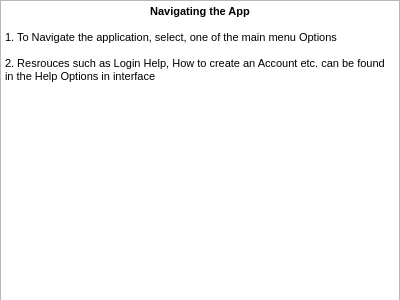
<?xml version="1.0" encoding="UTF-8"?>
<ui version="4.0">
 <class>NavigatingApp</class>
 <widget class="QDialog" name="NavigatingApp">
  <property name="geometry">
   <rect>
    <x>0</x>
    <y>0</y>
    <width>400</width>
    <height>300</height>
   </rect>
  </property>
  <property name="windowTitle">
   <string>Dialog</string>
  </property>
  <widget class="QTextBrowser" name="textBrowser">
   <property name="geometry">
    <rect>
     <x>0</x>
     <y>0</y>
     <width>400</width>
     <height>400</height>
    </rect>
   </property>
   <property name="html">
    <string>&lt;!DOCTYPE HTML PUBLIC &quot;-//W3C//DTD HTML 4.0//EN&quot; &quot;http://www.w3.org/TR/REC-html40/strict.dtd&quot;&gt;
&lt;html&gt;&lt;head&gt;&lt;meta name=&quot;qrichtext&quot; content=&quot;1&quot; /&gt;&lt;style type=&quot;text/css&quot;&gt;
p, li { white-space: pre-wrap; }
&lt;/style&gt;&lt;/head&gt;&lt;body style=&quot; font-family:'MS Shell Dlg 2'; font-size:8.25pt; font-weight:400; font-style:normal;&quot;&gt;
&lt;p align=&quot;center&quot; style=&quot; margin-top:0px; margin-bottom:0px; margin-left:0px; margin-right:0px; -qt-block-indent:0; text-indent:0px;&quot;&gt;&lt;span style=&quot; font-weight:600;&quot;&gt;Navigating the App&lt;/span&gt;&lt;/p&gt;
&lt;p align=&quot;center&quot; style=&quot;-qt-paragraph-type:empty; margin-top:0px; margin-bottom:0px; margin-left:0px; margin-right:0px; -qt-block-indent:0; text-indent:0px;&quot;&gt;&lt;br /&gt;&lt;/p&gt;
&lt;p style=&quot; margin-top:0px; margin-bottom:0px; margin-left:0px; margin-right:0px; -qt-block-indent:0; text-indent:0px;&quot;&gt;1. To Navigate the application, select, one of the main menu Options&lt;/p&gt;
&lt;p style=&quot;-qt-paragraph-type:empty; margin-top:0px; margin-bottom:0px; margin-left:0px; margin-right:0px; -qt-block-indent:0; text-indent:0px;&quot;&gt;&lt;br /&gt;&lt;/p&gt;
&lt;p style=&quot; margin-top:0px; margin-bottom:0px; margin-left:0px; margin-right:0px; -qt-block-indent:0; text-indent:0px;&quot;&gt;2. Resrouces such as Login Help, How to create an Account etc. can be found in the Help Options in interface&lt;/p&gt;&lt;/body&gt;&lt;/html&gt;</string>
   </property>
  </widget>
 </widget>
 <resources/>
 <connections/>
</ui>
